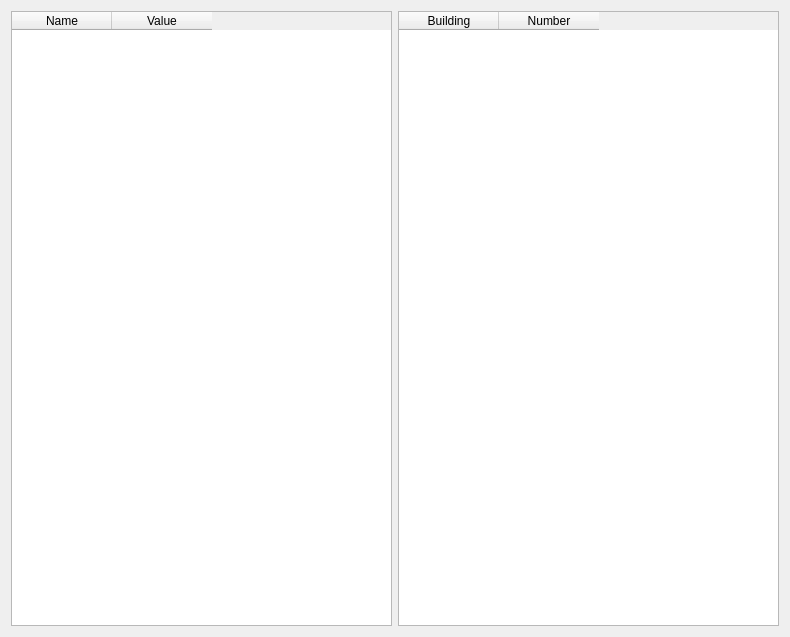
<?xml version="1.0" encoding="UTF-8"?>
<ui version="4.0">
 <class>SummaryWindow</class>
 <widget class="QWidget" name="SummaryWindow">
  <property name="geometry">
   <rect>
    <x>0</x>
    <y>0</y>
    <width>790</width>
    <height>637</height>
   </rect>
  </property>
  <property name="windowTitle">
   <string>Summary</string>
  </property>
  <layout class="QHBoxLayout" name="horizontalLayout">
   <item>
    <widget class="QTableWidget" name="valuesTable">
     <property name="editTriggers">
      <set>QAbstractItemView::NoEditTriggers</set>
     </property>
     <property name="selectionMode">
      <enum>QAbstractItemView::NoSelection</enum>
     </property>
     <property name="showGrid">
      <bool>true</bool>
     </property>
     <attribute name="horizontalHeaderVisible">
      <bool>true</bool>
     </attribute>
     <attribute name="horizontalHeaderStretchLastSection">
      <bool>false</bool>
     </attribute>
     <attribute name="verticalHeaderVisible">
      <bool>false</bool>
     </attribute>
     <column>
      <property name="text">
       <string>Name</string>
      </property>
     </column>
     <column>
      <property name="text">
       <string>Value</string>
      </property>
     </column>
    </widget>
   </item>
   <item>
    <widget class="QTableWidget" name="buildingsTable">
     <property name="editTriggers">
      <set>QAbstractItemView::NoEditTriggers</set>
     </property>
     <property name="selectionMode">
      <enum>QAbstractItemView::NoSelection</enum>
     </property>
     <attribute name="horizontalHeaderVisible">
      <bool>true</bool>
     </attribute>
     <attribute name="verticalHeaderVisible">
      <bool>false</bool>
     </attribute>
     <attribute name="verticalHeaderHighlightSections">
      <bool>true</bool>
     </attribute>
     <column>
      <property name="text">
       <string>Building</string>
      </property>
     </column>
     <column>
      <property name="text">
       <string>Number</string>
      </property>
     </column>
    </widget>
   </item>
  </layout>
 </widget>
 <resources/>
 <connections/>
</ui>
